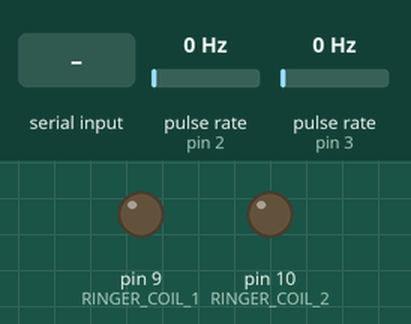
The program below on a simulated Arduino Nano, built with avr-gcc and run on an emulated ATmega328P. Parts: output pins drawn as LEDs (lit = HIGH). Wiring (inferred from the names in the program): 2 × pulse sensor: data pin 2 / data pin 3. Inputs (shaded band) come from the test bench; at power-on: pulse rate (sensors on pin 2, pin 3) 0 Hz. What the program prints to the serial monitor is not drawn.

Above: at 1.2 s.
1.3 s: byte 1 (1) received over Serial
At 2.58 s:
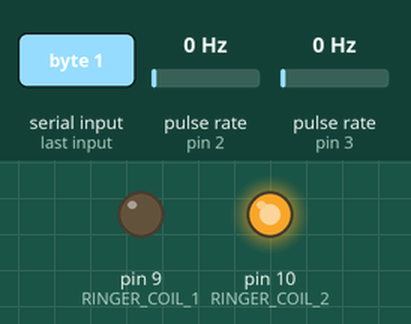
4.3 s: pulse rate (sensor on pin 2) set to 4 Hz
7.3 s: "1" received over Serial
At 9.07 s:
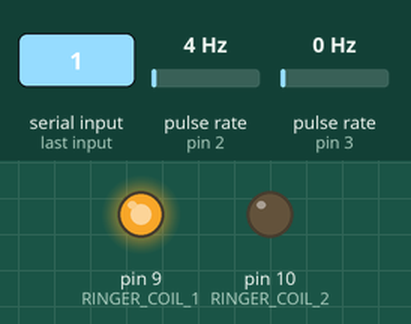
10.3 s: byte 4 (4) received over Serial
Timing chart, 0 to 14.3 s (numbered marks = the images above; inputs shaded):
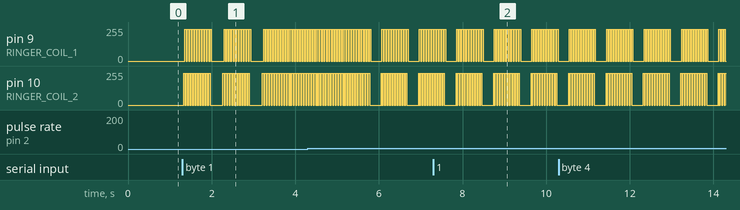

The program:

main.cpp
```cpp
/***********************************************
 *
 * retroPhone
 *
 *
 ***********************************************/

#include "Arduino.h"
#include <SimpleTimer.h>

#include "config.h"
#include "debouncer.cpp"


/***********************************************
 * Global definitions
 ***********************************************/

Debouncer enc_notify_debounce(ENCODER_NOTIFY_DEBOUNCE_TIME);
Debouncer enc_tick_debounce(ENCODER_TICK_DEBOUNCE_TIME);
SimpleTimer timer;

uint8_t number = 0;
bool rotary_turning = false;

struct RCONFIG {
  uint8_t volume;
  uint16_t freq;
  uint16_t pause;
  uint16_t count;
} ringer_config = {
  240,
  30,
  250,
  22
};


/***********************************************
 * Rotary decoder
 ***********************************************/

uint8_t solve_number(uint8_t num){
  uint8_t     res = 1;
  if (num>2)  res = 2;
  if (num>3)  res = 3;
  if (num>5)  res = 4;
  if (num>8)  res = 5;
  if (num>10) res = 6;
  if (num>12) res = 7;
  if (num>14) res = 8;
  if (num>16) res = 9;
  if (num>18) res = 0;
  return res;
}


void encoder_notify(){
  if (!enc_notify_debounce.check()){
    return;
  }
  if (!rotary_turning){
    number = 0;
    rotary_turning = true;
  }
  else {
    uint8_t result = solve_number(number);
    rotary_turning = false;
    //Serial.write(23);
    Serial.print(result);
  }
}


void encoder_tick(){
  if (!enc_tick_debounce.check()){
    return;
  }
  number++;
}


/***********************************************
 * Ringer
 ***********************************************/

bool ringer_pos;
bool ringer_is_enabled = false;
int ringer_timer_id;
int ringer_counter = 0;
void ringer_on();
void ringer_off();


void ringer_tick(){
  if (ringer_counter > (ringer_config.count-1)){
    ringer_off();
    ringer_timer_id = timer.setTimeout(ringer_config.pause, ringer_on);
    return;
  }
  if (ringer_pos){
    ringer_pos = false;
    analogWrite(RINGER_COIL_1, ringer_config.volume);
    digitalWrite(RINGER_COIL_2, 0);
  }
  else {
    ringer_pos = true;
    analogWrite(RINGER_COIL_2, ringer_config.volume);
    digitalWrite(RINGER_COIL_1, 0);
  }
  ringer_counter++;
}

void update_ringer_config(){
  if (ringer_is_enabled){
    timer.deleteTimer(ringer_timer_id);
    ringer_timer_id = timer.setInterval(ringer_config.freq, ringer_tick);
  }
}


void ringer_on(){
  ringer_is_enabled = true;
  ringer_timer_id = timer.setInterval(ringer_config.freq, ringer_tick);
  ringer_counter = 0;
}

void ringer_off(){
  ringer_is_enabled = false;
  timer.deleteTimer(ringer_timer_id);
  digitalWrite(RINGER_COIL_1, 0);
  digitalWrite(RINGER_COIL_2, 0);
}


/***********************************************
 * Serial helpers
 ***********************************************/

uint16_t unpack_serial_int( uint8_t ch1, uint8_t ch2 ){
  uint16_t u16;
  u16 = ( (uint16_t) ch2 << 8) | ch1;
  return u16;
}


void dump_config(){
  uint8_t freq[2] = { ringer_config.freq & 0xff, ringer_config.freq >> 8 };
  uint8_t pause[2] = { ringer_config.pause & 0xff, ringer_config.pause >> 8 };
  uint8_t count[2] = { ringer_config.count & 0xff, ringer_config.count >> 8 };
  Serial.write(ringer_config.volume);
  Serial.write(freq[0]);
  Serial.write(freq[1]);
  Serial.write(pause[0]);
  Serial.write(pause[1]);
  Serial.write(count[0]);
  Serial.write(count[1]);
}

void read_config(){
  Serial.write(13);
  delay(15);
  digitalWrite(13, HIGH);
  uint8_t data[7];
  uint8_t c=0;
  while (c<7){
    if (Serial.available()){
      data[c] = Serial.read();
      c++;
    }
  }
  ringer_config.volume = data[0];
  ringer_config.freq = unpack_serial_int(data[1], data[2]);
  ringer_config.pause = unpack_serial_int(data[3], data[4]);
  ringer_config.count = unpack_serial_int(data[5], data[6]);
  Serial.write(222);
  update_ringer_config();
  digitalWrite(13, LOW);
}


/***********************************************
 * setup and main loop functions
 ***********************************************/
/*
void init_int_interrupt(){
   cli();
   PCICR =0x02;
   PCMSK1 = 0b00000111;
   sei();
}

ISR(PCINT1_vect) {
   Serial.print("I");
}*/


void setup() {
  Serial.begin(SERIAL_BAUD);

  pinMode(ENCODER_PIN_NOTIFY, INPUT_PULLUP);
  pinMode(ENCODER_PIN_TICK, INPUT_PULLUP);

  pinMode(RINGER_COIL_1, OUTPUT);
  pinMode(RINGER_COIL_2, OUTPUT);

  attachInterrupt(digitalPinToInterrupt(ENCODER_PIN_NOTIFY), encoder_notify, CHANGE);
  attachInterrupt(digitalPinToInterrupt(ENCODER_PIN_TICK), encoder_tick, CHANGE);
  enc_notify_debounce.check();
  enc_tick_debounce.check();
}


uint8_t serial_command;

void loop() {
  if (Serial.available()) {
    serial_command = Serial.read();
    switch (serial_command) {

      // on
      case 1:
        ringer_on();
        break;

      // off
      case 2:
        ringer_off();
        break;

      // dump
      case 4:
        dump_config();
        break;

      // config
      case 5:
        read_config();
        break;

      default:
        Serial.write(220);
        break;
    }
  }
  timer.run();
}
```

debouncer.cpp
```cpp
#include <Arduino.h>

/**
 * Super simple debouncer class
 **/
class Debouncer {

	unsigned long last_active;
	int min_delay;

  public:
  Debouncer(int minimal_delay) {
		last_active = 0;
		min_delay = minimal_delay;
  }

  boolean check(){
		if ( (millis() - last_active) > min_delay ){
			last_active = millis();
			return true;
		}
		else {
			return false;
		}
  }

};
```

config.h
```cpp
#ifndef __CONFIG_H
  #define __CONFIG_H

  #define SERIAL_BAUD                   19200

  #define ENCODER_PIN_NOTIFY            2
  #define ENCODER_PIN_TICK              3

  // WARNING: changing those values can make number detection unreliable
  #define ENCODER_NOTIFY_DEBOUNCE_TIME  8
  #define ENCODER_TICK_DEBOUNCE_TIME    8

  #define RINGER_COIL_1                 9
  #define RINGER_COIL_2                 10

#endif
```

Measured:
- by itself, pin 9 (RINGER_COIL_1): moves between 0/255 and 240/255, repeating every 0.90 s
- by itself, pin 10 (RINGER_COIL_2): repeats every 0.76 s: 240/255 0.03 s, 0/255 0.28 s, 10 × (240/255 0.01 s, 0/255 0.03 s)
